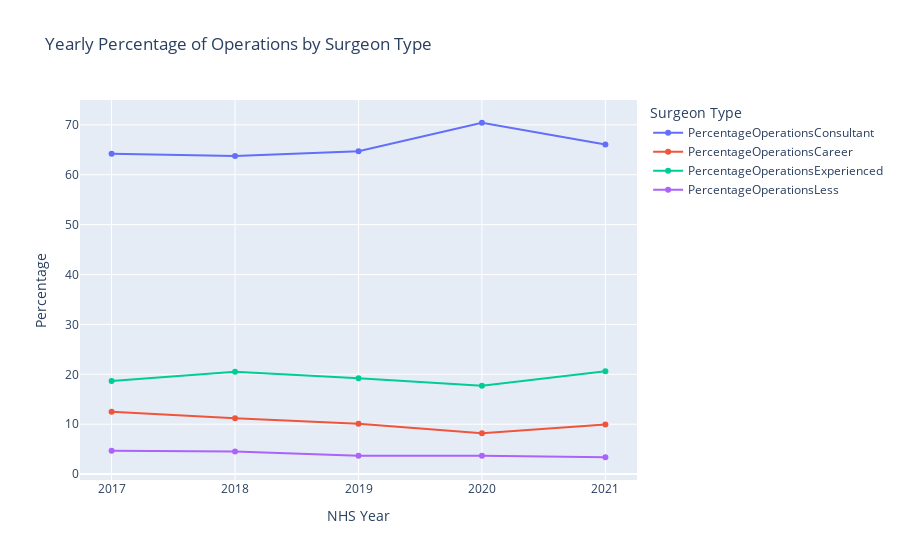

The cell this chart's notebook holds for it:
### Code cell
agg_columns = [
'PercentageOperationsConsultant', 
'PercentageOperationsCareer', 
'PercentageOperationsExperienced', 
'PercentageOperationsLess'
]

fig = create_aggregated_line_chart(df=imputed_df, 
                                   group_column='NHS Year', 
                                   agg_columns=agg_columns, 
                                   agg_func='mean', 
                                   chart_title='Yearly Percentage of Operations by Surgeon Type', 
                                   y_axis_title='Percentage', 
                                   legend_title='Surgeon Type')

# Show the figure
fig.show()

### Figure 1 — Plotly figure (JSON) as saved in the notebook; plotly's stock layout.template omitted (floating-point values rounded to 4 significant figures)
{"data": [{"mode": "lines+markers", "name": "PercentageOperationsConsultant", "type": "scatter", "x": ["2017", "2018", "2019", "2020", "2021"], "y": [64.19, 63.75, 64.7, 70.42, 66.07]}, {"mode": "lines+markers", "name": "PercentageOperationsCareer", "type": "scatter", "x": ["2017", "2018", "2019", "2020", "2021"], "y": [12.47, 11.21, 10.11, 8.167, 9.935]}, {"mode": "lines+markers", "name": "PercentageOperationsExperienced", "type": "scatter", "x": ["2017", "2018", "2019", "2020", "2021"], "y": [18.68, 20.51, 19.19, 17.73, 20.62]}, {"mode": "lines+markers", "name": "PercentageOperationsLess", "type": "scatter", "x": ["2017", "2018", "2019", "2020", "2021"], "y": [4.656, 4.523, 3.653, 3.688, 3.377]}], "layout": {"hovermode": "x unified", "legend": {"title": {"text": "Surgeon Type"}}, "title": {"text": "Yearly Percentage of Operations by Surgeon Type"}, "xaxis": {"title": {"text": "NHS Year"}}, "yaxis": {"title": {"text": "Percentage"}}}}
